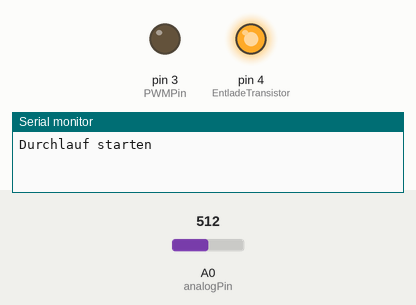
Recording of a sketch running on a simulated Arduino Uno, built with avr-gcc and run on an emulated ATmega328P. Parts: output pins drawn as LEDs (lit = HIGH), the last lines printed to the serial monitor. The test bench sets the inputs (shaded band); at power-on: A0 (analogPin) = 512.

Above: at 0.1 s.
At 34.0 s:
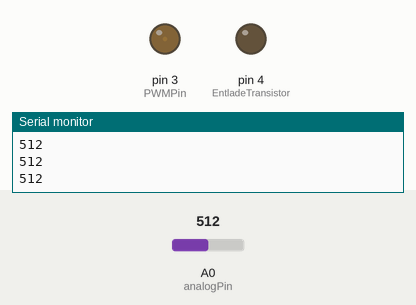
Timing chart, 0 to 35.5 s (numbered marks = the images above):
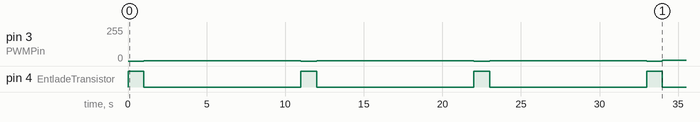

Measured:
- by itself, pin 3 (PWMPin): 0/255 → 1/255 at 1.0 s, → 0/255 10.0 s later, → 2/255 1.0 s later, → 0/255 10.0 s later, … (7 changes in this stretch)
- by itself, pin 4 (EntladeTransistor): alternates HIGH for 1.0 s and LOW for 10.0 s

The sketch:

Leistungselektronik.ino
```cpp
enum State_enum {Zaehler_erhoehen, PWM_einschalten, Messen_1, Messen_2, PWM_ausschalten, Entladen, Pin_wechseln, Fertig};

int PWMPin = 3;     //Pin an welchen der Transistor angeschlossen wird, welcher die Spule schaltet Pin 3=480Hz und Pin 5=980Hz
int EntladeTransistor = 4;  //Pin an welchen der Transitor angeschlossen ist, welcher genutzt wird um den Kondensator zu entladen
int analogPin = A0;   //Der erste Analoge Pin wird verwendet die Spannung des Kondensators zu messen
int analogWert = 0;   //dieser Wert wird nachher überschrieben.
int PWM = 0;      //Startwert der Pulsweite
unsigned long current = 0;    //in dieser Variablen wir die aktuelle Zeit gespeichert
unsigned long intervall = 0;    //hier wird der Zeitpunkt gespeichert, ab welchem der Kondensator geladen wurde
unsigned long intervall1 = 3000;  //3 Sekunden
unsigned long intervall2 = 10000; //10 Sekunden
uint8_t state  = Entladen;    //Startwert. Um mit gleichen Bedingungen zu starten, wird der Kondensator direkt entladen.

void setup() {
  Serial.begin(9600);     //Es wird eine Serielle Kommunikation eingerichtet, welche eine Baudrate von 9600 hat
  pinMode(PWMPin, OUTPUT);    //Pin als AusgangsPin deklarieren
  pinMode(EntladeTransistor, OUTPUT); //Pin als AusgangsPin deklarieren
  Serial.println("Durchlauf starten");  //Hilfreich um den Anfang zu finden
}

void loop() {
  current = millis();       //Dauerschleife

  switch (state)        //Switch Anweisung welche die Zustände abarbeitet
  {
    case Zaehler_erhoehen:          //Zustand Zähler erhöhen
      if (PWM < 254)        //Die Pulsweite kann nur die Werte 0 bis 255 annehmen, der Minimale sinnvolle Wert ist 1 und der Maximale sinnvolle Wert ist 254
      { PWM++;           //den Zähler um 1 erhöhen
        state = PWM_einschalten;     //in den nächsten Zustand springen
      }
      else
      { state = Pin_wechseln;      //in Pin_wechseln springen
      }
      break;
    case PWM_einschalten:         //Zustand Pulsweitenmodulation
      analogWrite(PWMPin, PWM);     //Den Pin und damit Transitor mit entsprechender Pulsweite versehen
      intervall = current;        //Zeitpunkt speichern, ab welchem die Pulsweiten Modulation gestartet wurde
      state = Messen_1;       //In den Zustand Messen 1 springen
      break;
    case Messen_1:            //Zustand Messen nach 3 Sekunden
      if (current - intervall >= intervall1)  //Wenn 3 Sekunden vergangen sind
      { analogWert = analogRead(analogPin);  //Spannung am Pin Messen
        Serial.println(analogWert);     //Messwert ausgeben
        state = Messen_2;
      }        //In den Zustand Messen 2 springen
      break;
    case Messen_2:            //Zustand Messen 2
      if (current - intervall >= intervall2)  //Wenn 30 Sekunden vergangen sind
      { analogWert = analogRead(analogPin);  //Spannung am Pin Messen
        Serial.println(analogWert);     //Messwert ausgeben
        state = PWM_ausschalten;
      }     //In den Zustand PWM Messen springen
      break;
    case PWM_ausschalten:         //Zustand PWM ausschalten
      analogWrite(PWMPin, 0);       //PWM ausschalten
      state = Entladen;       //In den Zustand Entladen spingen
      break;
    case Entladen:            //Zustand Entladen
      digitalWrite(EntladeTransistor, HIGH);    //Den Pin welcher an den Transistor angeschlossen ist einschalten um über den Widerstand den Kondensator zu entladen
      delay(1000);    //Kurze Verzögerung
      state = Zaehler_erhoehen;      //in den Zustand Zähler erhöhen springen
      digitalWrite(EntladeTransistor, LOW); //den Transistor abschalten, so dass nicht weiter entladen wird
      break;
    case Pin_wechseln:          //Zustand Pin_wechseln
      if (PWMPin == 3)
      { pinMode (PWMPin, INPUT);     //alten PWM Pin als Eingang Konfigurieren
        PWMPin = 5;         //auf den Pin 5 wechseln, da dieser eine andere Frequenz hat.
        PWM = 0;          //Pulsweite zurücksetzen
        pinMode(PWMPin, OUTPUT);      //neuen PWM Pin als Ausgang Konfigurieren
        Serial.println("Pin gewechselt (980Hz)");  //Hilfreich bei der Auswertung der Messdaten
        state = Zaehler_erhoehen;     //In den nächsten Zustand springen
      }
      else {
        state = Fertig;         //Wenn bereits alle Messwerte erfasst wurden, in den Endzustand übergehen
      }
      break;
    case Fertig:            //Zustand Fertig
      Serial.println("Durchlauf beendet");   //Hilfreich um das Ende der Messreihe zu erkennen
      delay(10000);         //Serial Monitor offen lassen
      break;
  }
}
```
